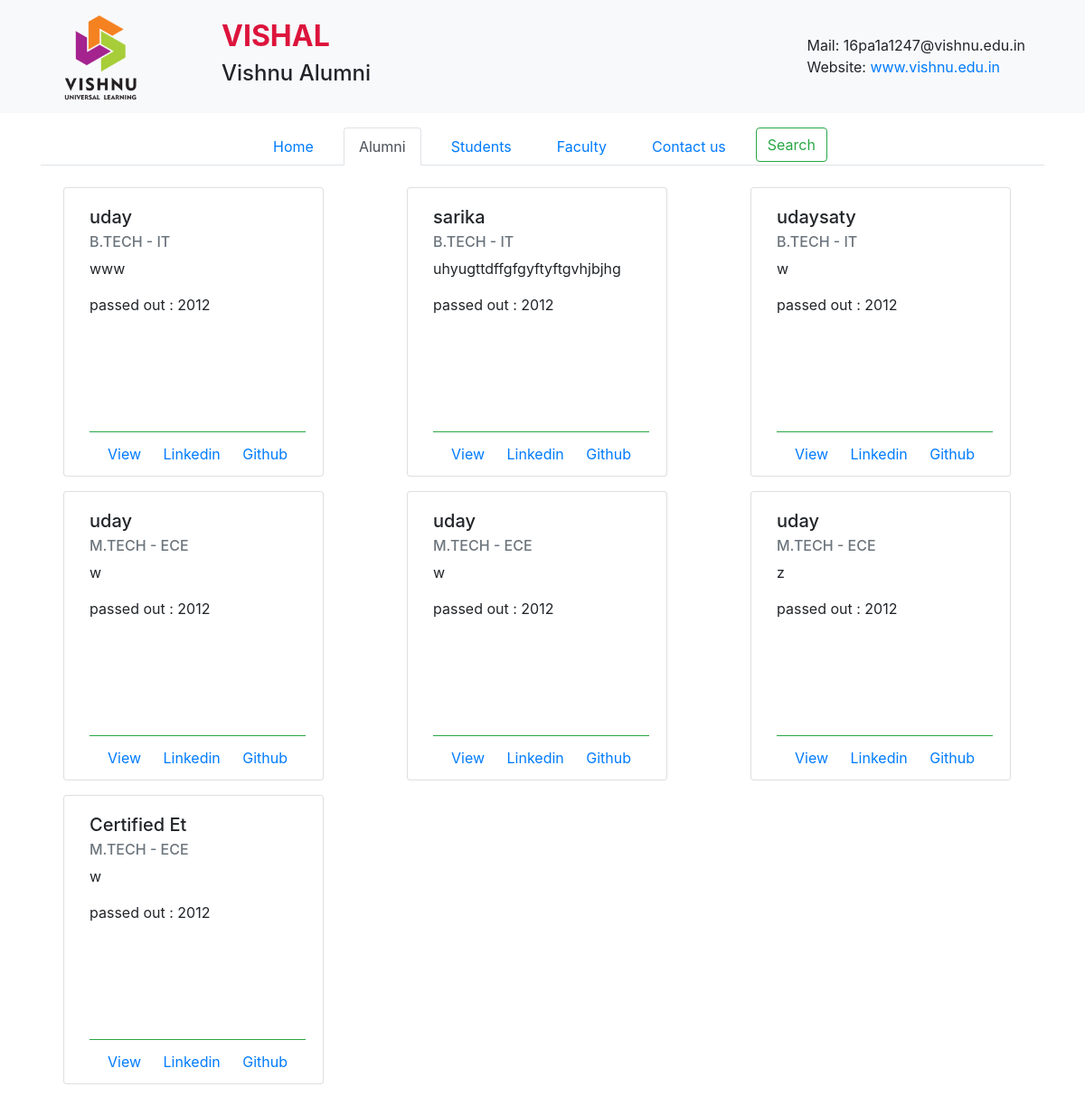
The app's page /ListFeed/, older data.
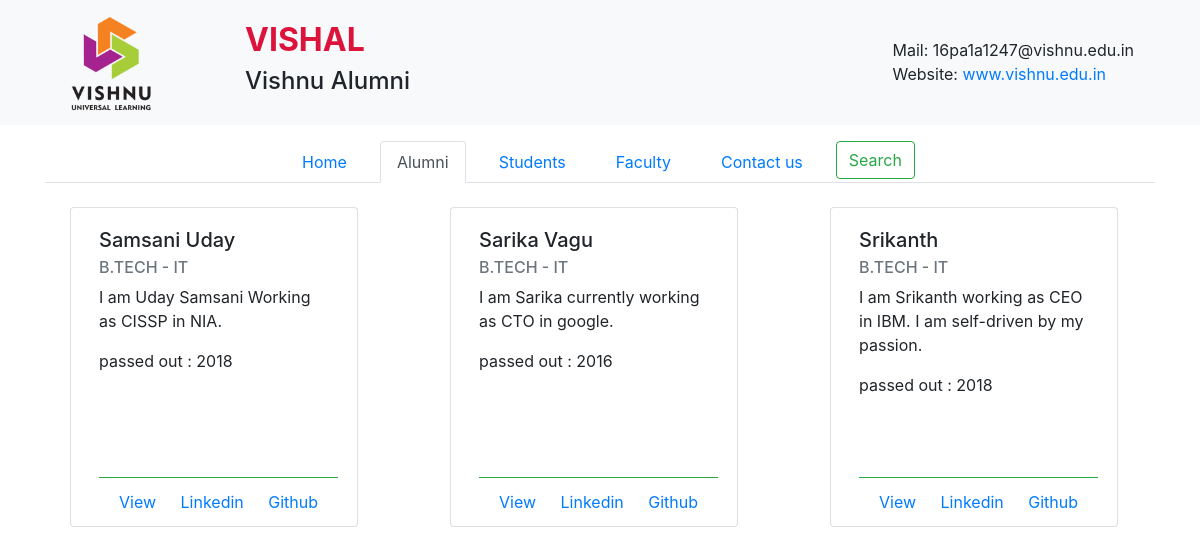
The same page, newer data.
### portal/models.py (models this page shows, shortened)
class AlumniInfo(models.Model):
    email_regex = RegexValidator(regex=r'^\w+@[a-zA-Z_]+?\.[a-zA-Z]{2,6}')
    phn_regex=RegexValidator(regex=r'^[0-9]{10}')
    regno_regex=RegexValidator(regex=r'^[0-9A-Z-]+')
    linkin_regex=RegexValidator(regex=r'^\w+://+www.linkedin.com+')
    git_regex=RegexValidator(regex=r'\w+://github.com+')
    name = models.CharField(max_length=20)
    reg_no = models.CharField(max_length=11,validators=[regno_regex])
    mail_id = models.CharField(max_length=35,validators=[email_regex])
    degree = models.CharField(max_length=12,choices=degree_choice)
    department = models.CharField(max_length=12,choices=dept_choice)
    company= models.CharField(max_length=12)
    experience = models.CharField(max_length=2,choices=experience_choice)
    location = models.CharField(max_length=15)
    linkedin = models.CharField(max_length=50,validators=[linkin_regex])
    github = models.CharField(max_length=50,validators=[git_regex])
    working_as = models.CharField(max_length=20)
    phn_no = models.CharField(validators=[phn_regex],max_length=10, default=0)
    description = models.TextField(max_length=120,null=True, blank=True)
    passed_out = models.PositiveIntegerField(default=2012)

### portal/views.py (the view)
# urls.py: path('ListFeed/',portalView.ListFeed.as_view(template_name='ListFeed.html'),name='list-feed'),
class ListFeed(ListView):
    model = AlumniInfo
    paginate_by = 15
    def get_context_data(self, **kwargs):
        context = super().get_context_data(**kwargs)
        return context

### portal/templates/ListFeed.html (shortened to what this page needs)
<!DOCTYPE html>
<html lang="en">
<head>
    {% load static %}
    {% load static %}
    <link rel="stylesheet" href="{% static 'portal/css/bootstrap.min.css' %}">
    {% load static %}
    <link rel="stylesheet" href="{% static 'portal/css/listfeed.css' %}">
    {% load static %}
    {% load static %}
    {% load static %}
</head>
<body>
    <nav class="navbar navbar-light bg-light">
        <div class="container">
            <div class="col-2">
                    <a class="navbar-brand" href="{% url 'index' %}">
                            {% load static %}
                            <img src="{% static 'portal/images/logo_head.png' %}" alt="https://upload.wikimedia.org/wikipedia/en/c/c2/Vishnu_Universal_Learning.png" width="100px">
                        </a>
            </div>
            <div class="col-7">
                <h2><b>VISHAL</b></h2>
                <h4>Vishnu Alumni</h4>
            </div>
            <div class="col-3">
                <h8>Mail: 16pa1a1247@vishnu.edu.in</h8>
                <h8>Website: <a href="www.vishnu.edu.in">www.vishnu.edu.in</a></h8>
            </div>
        </div>
    </nav>
    <div class="container mynav">
        <ul class="nav justify-content-center nav-tabs">
            <li class="nav-item">
                <a class="nav-link" href="{% url 'index' %}">Home</a>
            </li>
            <li class="nav-item">
                <a class="nav-link active" href=" {% url 'list-feed' %}">Alumni</a>
            </li>
            <li class="nav-item">
                <a class="nav-link" href="#">Students</a>
            </li>
            <li class="nav-item">
                <a class="nav-link" href="#">Faculty</a>
            </li>
            <li class="nav-item">
                <a class="nav-link" href="#">Contact us</a>
            </li>
            <li class="nav-item right">
                <form class="form-inline" method="get" action="{% url "search" %}>
                    <input class="form-control mr-sm-2 searchfield" name='q' type="search" placeholder="Search" aria-label="Search">
                    <button class="btn btn-outline-success my-2 my-sm-0" type="submit">Search</button>
                </form>
            </li>
        </ul>
    </div>
    <div class="mybody">
        <div id="names" class="container">
                <div class="row">
                    {% for x in object_list %}
                        <div id=" fornames " class="col">
                            <div class="card" style="width:18rem;height:20rem;">
                                  <div class="card-body">
                                      <h5 class="card-title">{{ x.name }}</h5>
                                      <h6 class="card-subtitle mb-2 text-muted">{{ x.degree }} - {{ x.department }}</h6>
                                      <p class="card-text">{{ x.description }}</p>
                                      <p class="card-text">passed out : {{x.passed_out }}</p>
                                      <div class="card-footer bg-transparent border-success">
                                          <a href="{% url 'profile' x.id %}" class="card-link">View</a>
                                          <a href="{{ x.linkedin }}" class="card-link">Linkedin</a>
                                          <a href="{{ x.github }}" class="card-link">Github</a>
                                      </div>
                                  </div>
                            </div>
                        </div>
                    {% endfor %}
                </div>
        </div>
    </div>
</body>
</html>

### portal/static/portal/css/listfeed.css (style rules this page uses)
h2 { color: crimson; }
.active { border-bottom: 2px solid rgb(94, 94, 179); }
.mynav { padding-top: 1em; }
.mynav li { padding: 0 0.5em; }
.mybody { padding: 1em 0; }
.col { padding: 0.5em; }
.card { padding: 0 0.5em; margin: 0 2em; }
.card-footer { position:absolute; bottom:0; }

Row changes from the older to the newer data that the page shows:
removed AlumniInfo: name "udaysaty", degree "B.TECH", department "IT", description "w", passed_out "2012"
removed AlumniInfo: name "uday", degree "M.TECH", department "ECE", description "w", passed_out "2012"
removed AlumniInfo: name "uday", degree "M.TECH", department "ECE", description "w", passed_out "2012"
removed AlumniInfo: name "uday", degree "M.TECH", department "ECE", description "z", passed_out "2012"
removed AlumniInfo: name "Certified Et", degree "M.TECH", department "ECE", description "w", passed_out "2012"
changed AlumniInfo: name "uday" → "Samsani Uday"; description "www" → "I am Uday Samsani Working as CISSP in NIA."; passed_out "2012" → "2018"
changed AlumniInfo: name "sarika" → "Sarika Vagu"; description "uhyugttdffgfgyftyftgvhjbjhg" → "I am Sarika currently working as CTO in google."; passed_out "2012" → "2016"
added AlumniInfo: name "Srikanth", degree "B.TECH", department "IT", description "I am Srikanth working as CEO in IBM. I am self-driven by my passion.", passed_out "2018"
